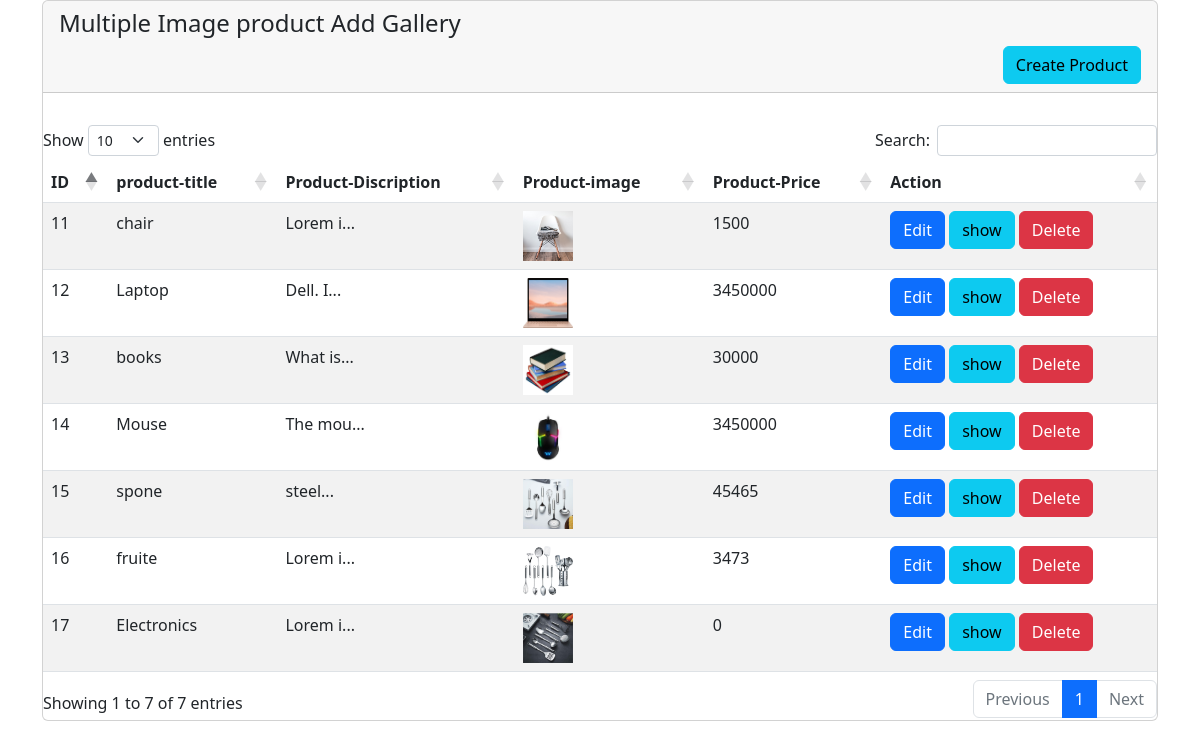
Screenshot of /index.php/test with the database file from the repository.
### tables this page shows
CREATE TABLE `imagescrud` (
  `id` bigint(255) NOT NULL AUTO_INCREMENT,
  `title` varchar(255) DEFAULT NULL,
  `description` varchar(255) DEFAULT NULL,
  `price` bigint(255) DEFAULT NULL,
  `image` varchar(255) DEFAULT NULL,
  PRIMARY KEY (`id`)
);

### application/controllers/Test.php (called while the page is built, shortened)
<?php
class Test extends CI_Controller
{
    public function __construct()
    {
        $this->load->model('ImageModel');
        $this->load->model('ProductImageModel');
    }
    public function index()
    {
        $data['products'] = $this->ImageModel->getproducts();
        $data['table'] = $this->ImageModel->getgallery();
        $this->load->view('Crud/imagecrud', $data);
    }
}

### index.php (called while the page is built, shortened)
<?php
require_once BASEPATH.'core/CodeIgniter.php';

### application/models/ImageModel.php (called while the page is built, shortened)
<?php
class ImageModel extends CI_Model
{
    public function getproducts()
    {
        $product_details = $this->db->get('imagescrud');
        return $product_details->result();
    }
    public function getgallery()
    {
        $this->db->select('*');
        $this->db->from('imagescrud');
        $this->db->join('imagegallery', 'imagegallery.product_id = imagescrud.id');
        return $this->db->get()->result();
    }
}

### application/views/Crud/imagecrud.php (the view, shortened to what this page needs)
<!DOCTYPE html>
<html lang="en">
<head>
    <link rel="stylesheet" href="https://cdnjs.cloudflare.com/ajax/libs/twitter-bootstrap/5.2.0/css/bootstrap.min.css">
    <link rel="stylesheet" href="https://cdn.datatables.net/1.13.1/css/dataTables.bootstrap5.min.css">
</head>
<body>
    <div class="container">
        <div class="row">
            <div class="col-md-12">
                <div class="card">
                    <div class="card-header">
                        <h4> Multiple Image product Add Gallery</h4>
                        <a href="<?php echo base_url('Test/create') ?>" class="btn btn-info float-end"> Create Product</a>
                    </div>
                    <div class="card-body"></div>
                    <table id="example" class="table table-striped">
                        <thead>
                            <tr>
                                <th>ID</th>
                                <th>product-title</th>
                                <th>Product-Discription</th>
                                <th>Product-image</th>
                                <th>Product-Price</th>
                                <th>Action</th>
                            </tr>
                        </thead>
                        <tbody>
                            <?php foreach ($products as $productdetail) { ?>
                                <tr>
                                    <td><?php echo $productdetail->id ?></td>
                                    <td><?php echo $productdetail->title ?></td>
                                    <td><?php echo substr_replace($productdetail->description, "...", 7); ?></td>
                                    <td><img class="img-fluid" src="<?= base_url('uploads/' . $productdetail->image); ?>" style="width: 50px; height: 50px;"> </td>
                                    <td><?php echo $productdetail->price ?></td>
                                    <td>
                                        <form method="DELETE" action="<?php echo base_url('Test/delete/' . $productdetail->id); ?>">
                                            <a class="btn btn-primary" href="<?php echo base_url('Test/edit/' . $productdetail->id) ?>"> Edit</a>
                                            <a class="btn btn-info" href="<?php echo base_url('Test/show/' . $productdetail->id) ?>"> show</a>
                                            <button type="submit" class="btn btn-danger"> Delete</button>
                                        </form>
                                    </td>
                                </tr>
                            <?php } ?>
                        </tbody>
                    </table>
                </div>
            </div>
        </div>
    </div>
</body>
</html>

### rows the page displays
imagescrud: id "11", title "chair", description "Lorem i...", image (picture), price "1500"
imagescrud: id "12", title "Laptop", description "Dell. I...", image (picture), price "3450000"
imagescrud: id "13", title "books", description "What is...", image (picture), price "30000"
imagescrud: id "14", title "Mouse", description "The mou...", image (picture), price "3450000"
imagescrud: id "15", title "spone", description "steel...", image (picture), price "45465"
imagescrud: id "16", title "fruite", description "Lorem i...", image (picture), price "3473"
imagescrud: id "17", title "Electronics", description "Lorem i...", image (picture), price "0"
